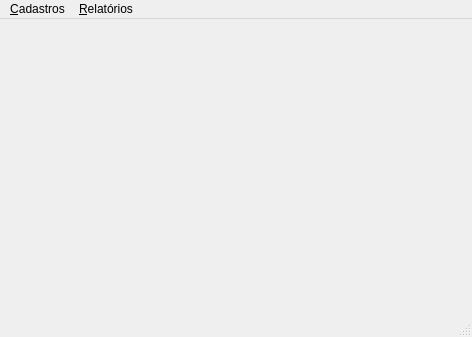
<?xml version="1.0" encoding="UTF-8"?>
<ui version="4.0">
 <class>TelaMenu</class>
 <widget class="QMainWindow" name="TelaMenu">
  <property name="geometry">
   <rect>
    <x>0</x>
    <y>0</y>
    <width>472</width>
    <height>337</height>
   </rect>
  </property>
  <property name="windowTitle">
   <string>MainWindow</string>
  </property>
  <widget class="QWidget" name="centralwidget"/>
  <widget class="QMenuBar" name="menubar">
   <property name="geometry">
    <rect>
     <x>0</x>
     <y>0</y>
     <width>472</width>
     <height>21</height>
    </rect>
   </property>
   <widget class="QMenu" name="menuCadastros">
    <property name="title">
     <string>&amp;Cadastros</string>
    </property>
    <addaction name="actionCadProduto"/>
    <addaction name="actionCadVendedor"/>
    <addaction name="separator"/>
    <addaction name="actionSair"/>
   </widget>
   <widget class="QMenu" name="menuRelatorios">
    <property name="title">
     <string>&amp;Relatórios</string>
    </property>
    <addaction name="actionRelVendas"/>
    <addaction name="actionRelCompras"/>
   </widget>
   <addaction name="menuCadastros"/>
   <addaction name="menuRelatorios"/>
  </widget>
  <widget class="QStatusBar" name="statusbar"/>
  <action name="actionCadProduto">
   <property name="icon">
    <iconset>
     <normaloff>prod.png</normaloff>prod.png</iconset>
   </property>
   <property name="text">
    <string>&amp;Produto</string>
   </property>
   <property name="shortcut">
    <string>Ctrl+P</string>
   </property>
  </action>
  <action name="actionCadVendedor">
   <property name="icon">
    <iconset>
     <normaloff>vend.png</normaloff>vend.png</iconset>
   </property>
   <property name="text">
    <string>&amp;Vendedor</string>
   </property>
   <property name="shortcut">
    <string>Ctrl+V</string>
   </property>
  </action>
  <action name="actionSair">
   <property name="text">
    <string>Sai&amp;r</string>
   </property>
   <property name="shortcut">
    <string>Alt+S</string>
   </property>
  </action>
  <action name="actionRelVendas">
   <property name="text">
    <string>&amp;Vendas</string>
   </property>
  </action>
  <action name="actionRelCompras">
   <property name="text">
    <string>&amp;Compras</string>
   </property>
  </action>
  <action name="actionOpcao1">
   <property name="checkable">
    <bool>true</bool>
   </property>
   <property name="text">
    <string>Opcao1</string>
   </property>
  </action>
  <action name="actionOpcao2">
   <property name="text">
    <string>Opcao2</string>
   </property>
  </action>
 </widget>
 <resources/>
 <connections/>
</ui>
